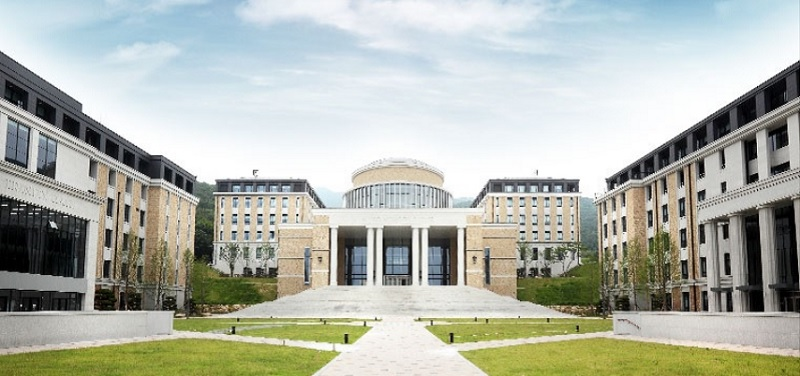
#> input picture sources/9장/images/bufs.jpg, 800 x 376 px
$ python ex9-10.py
#> lines starting #> are read from the running program, lines starting #| are printed output that depends on the picture
import cv2
import matplotlib.pyplot as plt

img = cv2.imread('images/bufs.jpg', cv2.IMREAD_GRAYSCALE)
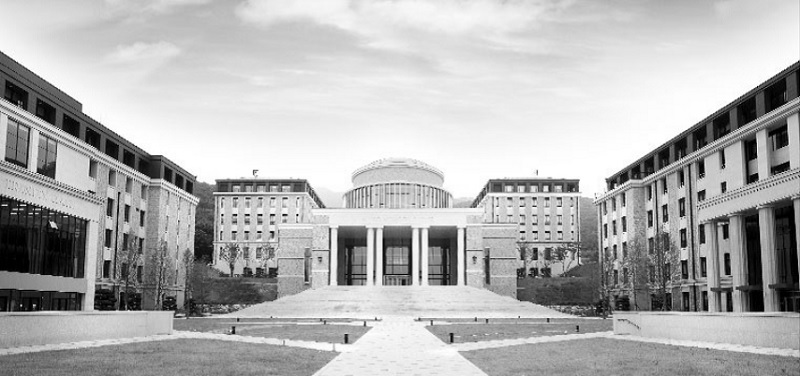
#> img: shape (376, 800); min 0, max 255, mean 178.1
hist = cv2.calcHist([img], [0], None, [256], [0, 256])
#> hist = 256 values, max 4867 at index 253, min 361 at index 52, mean 1175

img_equal = cv2.equalizeHist(img)       # 평활화를 수행하는 내장 함수
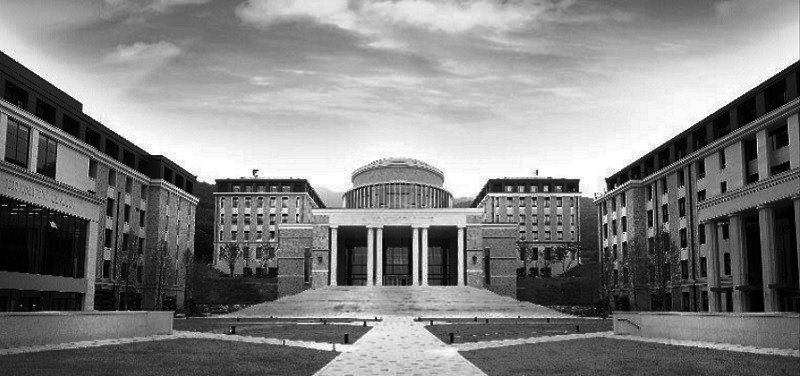
#> img_equal: shape (376, 800); min 0, max 255, mean 128
hist_equal = cv2.calcHist([img_equal], [0], None, [256], [0, 256])
#> hist_equal = 256 values, max 4867 at index 248, min 0 at index 108, mean 1175
cv2.imshow('Before', img)
cv2.imshow('Eequalization', img_equal)

plt.subplot(1, 2, 1); plt.plot(hist)
plt.subplot(1, 2, 2); plt.plot(hist_equal)
plt.show()
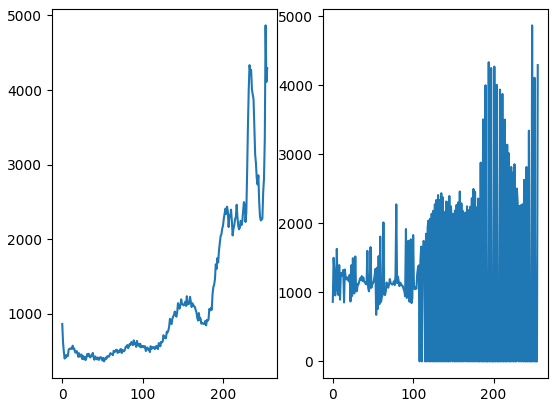
#> figure drawn by matplotlib, 2 panels; panel 1: curve peaks at x = 253, y = 4867; panel 2: curve peaks at x = 248, y = 4867

$ run again, with sources/9장/images/circle.jpg copied over sources/9장/images/bufs.jpg
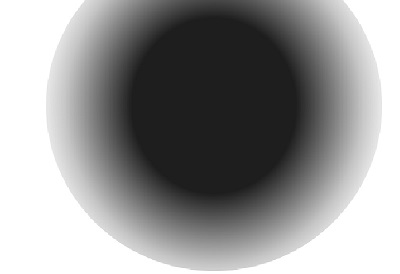
#> input picture sources/9장/images/circle.jpg, 400 x 274 px
#> img is the input picture: shape (274, 400); min 27, max 255, mean 149.4
#> hist = 256 values, max 31569 at index 255, min 0 at index 0, mean 428.1
#> `img_equal = cv2.equalizeHist(img)`:
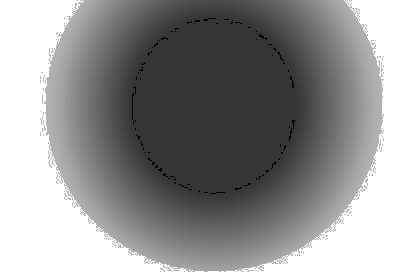
#> img_equal: shape (274, 400); min 0, max 255, mean 143.5
#> hist_equal = 256 values, max 31569 at index 255, min 0 at index 2, mean 428.1
#> `plt.show()`:
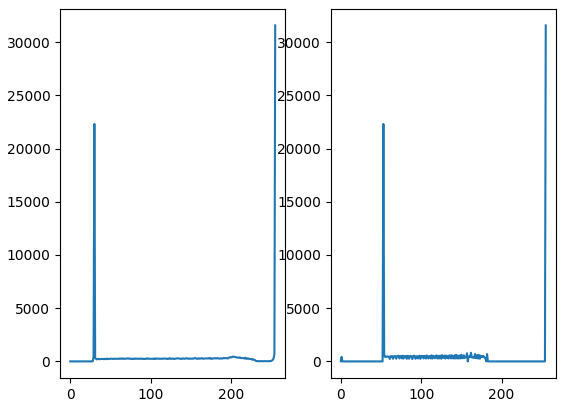
#> figure drawn by matplotlib, 2 panels; panel 1: curve peaks at x = 255, y = 31569; panel 2: curve peaks at x = 255, y = 31569

$ run again, with sources/9장/images/mano.jpg copied over sources/9장/images/bufs.jpg
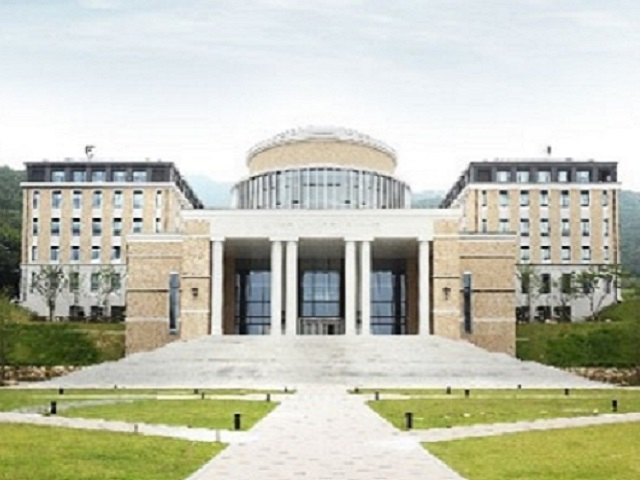
#> input picture sources/9장/images/mano.jpg, 640 x 480 px
#> hist = 256 values, max 7265 at index 234, min 3 at index 4, mean 1200
#> `img_equal = cv2.equalizeHist(img)`:
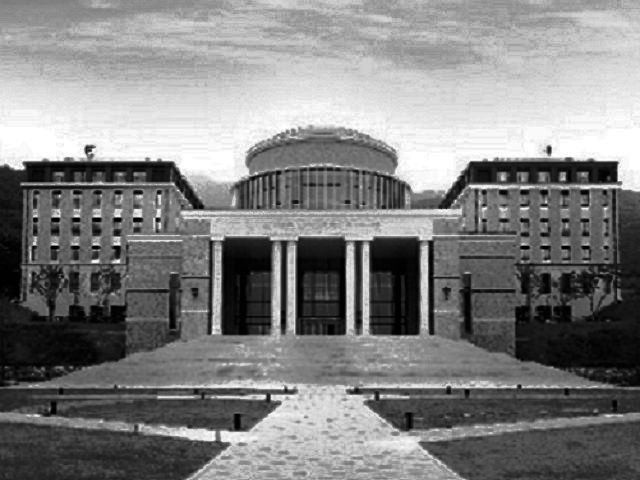
#> img_equal: shape (480, 640); min 0, max 255, mean 128.7
#> hist_equal = 256 values, max 7265 at index 173, min 0 at index 54, mean 1200
#> `plt.show()`:
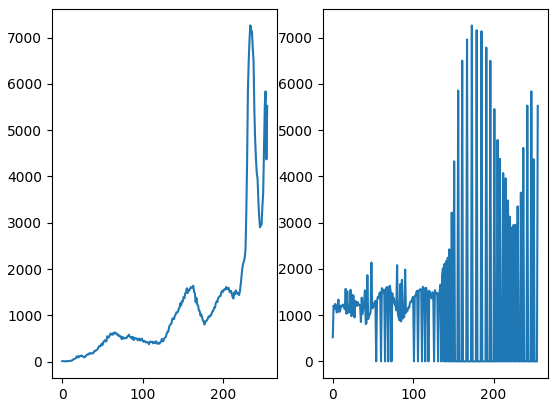
#> figure drawn by matplotlib, 2 panels; panel 1: curve peaks at x = 234, y = 7265; panel 2: curve peaks at x = 173, y = 7265
